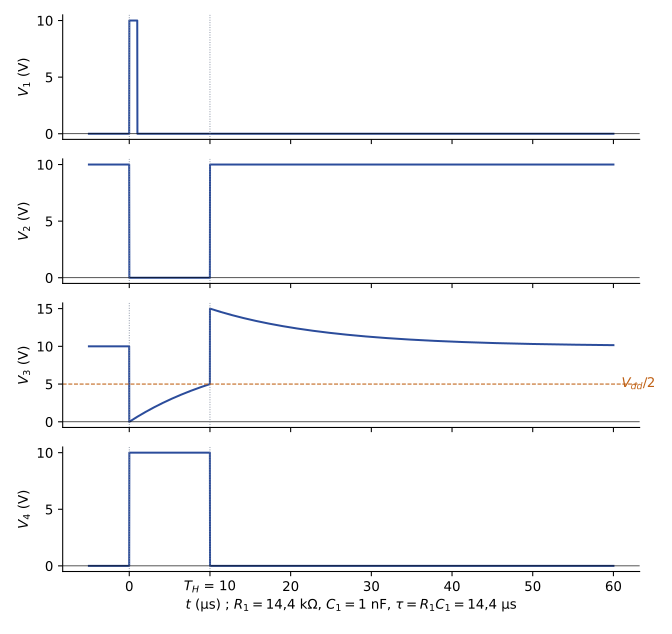

Recreate this plot in Python.
"""EANA1, partiel 2017-2018, ex. IV q. 5 — monostable à deux portes NOR CMOS.
Reconstruite (Claude) : Vdd = 10 V, seuil Vdd/2, C1 = 1 nF, R1 = 14,4 kΩ (TH = 10 µs),
impulsion d'entrée V1 de durée T1 = 1 µs (« très petite ») ; entrées supposées sans
protection (V3 monte à 15 V au retour), comme dans le sujet 2015-2016."""
import numpy as np
import matplotlib
matplotlib.use("Agg")
import matplotlib.pyplot as plt
plt.rcParams.update({"font.family": "sans-serif", "font.size": 10, "svg.fonttype": "none"})

Vdd, C = 10.0, 1e-9
TH = 10e-6
R = TH / (C * np.log(2)); tau = R * C
T1 = 1e-6
t = np.linspace(-5e-6, 60e-6, 6501)
V1 = np.where((t >= 0) & (t < T1), Vdd, 0.0)
V4 = np.where((t >= 0) & (t < TH), Vdd, 0.0)
V2 = np.where((t >= 0) & (t < TH), 0.0, Vdd)
V3 = np.where(t < 0, Vdd, np.where(t < TH, Vdd * (1 - np.exp(-np.clip(t, 0, None) / tau)),
                                   Vdd + Vdd / 2 * np.exp(-(t - TH) / tau)))
fig, axs = plt.subplots(4, 1, figsize=(7, 6.6), sharex=True)
for ax, y, nom in zip(axs, (V1, V2, V3, V4), ("$V_1$", "$V_2$", "$V_3$", "$V_4$")):
    ax.plot(t * 1e6, y, color="#2B4C9B", lw=1.5)
    ax.axhline(0, color="k", lw=0.5); ax.set_ylabel(nom + " (V)")
    ax.axvline(0, color="#7E889B", ls=":", lw=0.7); ax.axvline(TH * 1e6, color="#7E889B", ls=":", lw=0.7)
    ax.set_yticks([0, 5, 10]); ax.spines[["top", "right"]].set_visible(False)
axs[2].set_yticks([0, 5, 10, 15])
axs[2].axhline(Vdd / 2, color="#BF6014", ls="--", lw=0.8)
axs[2].text(61, Vdd / 2, "$V_{dd}/2$", color="#BF6014", va="center")
axs[3].set_xticks([0, TH * 1e6, 20, 30, 40, 50, 60])
axs[3].set_xticklabels(["0", "$T_H$ = 10", "20", "30", "40", "50", "60"])
axs[3].set_xlabel("$t$ (µs) ; $R_1 = 14{,}4$ kΩ, $C_1 = 1$ nF, $\\tau = R_1 C_1 = 14{,}4$ µs")
fig.tight_layout()
fig.savefig("ann1718-monostable-nor.svg")
